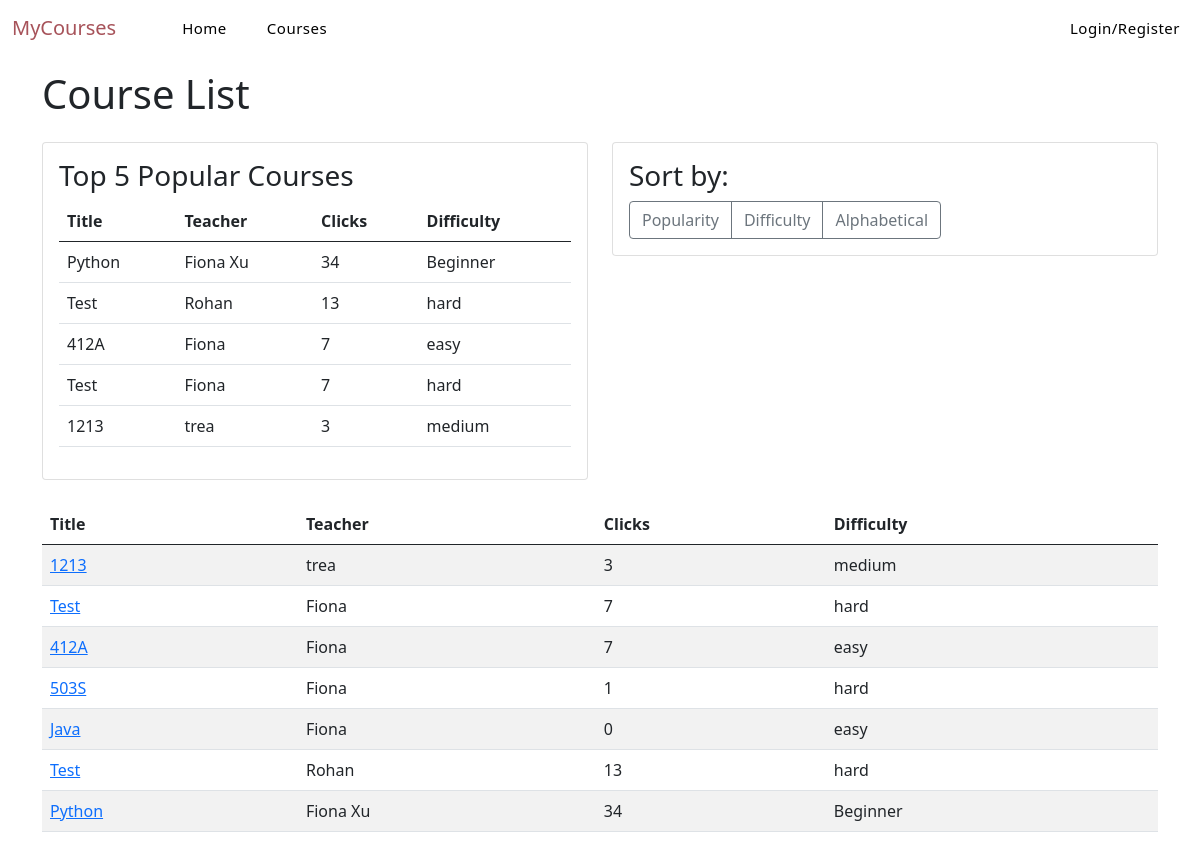
The app's page /course/display/ with its own data.
### course/models.py (models this page shows, shortened)
class Course(models.Model):
    title = models.CharField(max_length=200, verbose_name='title')
    description = models.TextField(verbose_name='description')
    teacher = models.CharField(max_length=50, null=True, blank=True, verbose_name='teacher')
    click = models.IntegerField(default=0, verbose_name='click')
    DIFFICULTY_CHOICES = [
        ('easy', 'Easy'),
        ('medium', 'Medium'),
        ('hard', 'Hard'),
    ]
    difficulty = models.CharField(max_length=10, choices=DIFFICULTY_CHOICES, default='medium',
                                  verbose_name='difficulty')
    comment = models.TextField(verbose_name='comment', default='No comment provided')
    created_at = models.DateTimeField(auto_now_add=True, verbose_name='create_time')
    updated_at = models.DateTimeField(auto_now=True, verbose_name='update_time')

### course/views.py (the view)
# urls.py: path('display/', views.course_list, name='course_list'),
@csrf_exempt
def course_list(request):
    if request.method == 'GET':
        all_courses = Course.objects.all().order_by('-created_at')
        hot_courses = Course.objects.order_by('-click')[:5]
        sort = request.GET.get('sort', '')
        if sort == 'hot':
            all_courses = all_courses.order_by('-click')
        elif sort == 'difficulty':
            all_courses = all_courses.order_by('difficulty')
        elif sort == 'title':
            all_courses = all_courses.order_by('title')
        return render(request, 'course_list.html', {
            'all_courses': all_courses,
            'hot_courses': hot_courses,
            'sort': sort,
        })
    else:
        data = {'status': 'error', 'message': 'Invalid request method'}
        return JsonResponse(data)

### course/templates/course_list.html (shortened to what this page needs)
{% extends 'base.html' %}
{% load static %}
{% block content %}
  <div class="container mt-3" style="margin-top: 70px!important;">
    <h1>Course List</h1>
    <div class="row mt-4">
      <div class="col-md-6">
        <div class="card">
          <div class="card-body">
            <h3 class="card-title">Top 5 Popular Courses</h3>
            <table class="table">
              <thead>
                <tr>
                  <th>Title</th>
                  <th>Teacher</th>
                  <th>Clicks</th>
                  <th>Difficulty</th>
                </tr>
              </thead>
              <tbody>
              {% for course in hot_courses %}
                <tr>
                  <td>{{ course.title }}</td>
                  <td>{{ course.teacher }}</td>
                  <td>{{ course.click }}</td>
                  <td>{{ course.difficulty }}</td>
                </tr>
              {% empty %}
                <tr>
                  <td colspan="4">No popular courses found.</td>
                </tr>
              {% endfor %}
              </tbody>
            </table>
          </div>
        </div>
      </div>
      <div class="col-md-6">
        <div class="card">
          <div class="card-body">
            <h3 class="card-title">Sort by:</h3>
            <div class="btn-group" role="group" aria-label="Sort By">
              <a href="?sort=hot" class="btn btn-outline-secondary {% if sort == 'hot' %}active{% endif %}">Popularity</a>
              <a href="?sort=difficulty" class="btn btn-outline-secondary {% if sort == 'difficulty' %}active{% endif %}">Difficulty</a>
              <a href="?sort=title" class="btn btn-outline-secondary {% if sort == 'title' %}active{% endif %}">Alphabetical</a>
            </div>
          </div>
        </div>
      </div>
    </div>
    <table class="table table-striped mt-4">
      <thead>
        <tr>
          <th>Title</th>
          <th>Teacher</th>
          <th>Clicks</th>
          <th>Difficulty</th>
        </tr>
      </thead>
      <tbody>
      {% for course in all_courses %}
        <tr>
          <td><a href="{% url 'course:course_detail' course.pk %}">{{ course.title }}</a></td>
          <td>{{ course.teacher }}</td>
          <td>{{ course.click }}</td>
          <td>{{ course.difficulty }}</td>
        </tr>
      {% empty %}
        <tr>
          <td colspan="4">No courses found.</td>
        </tr>
      {% endfor %}
      </tbody>
    </table>
  </div>
{% endblock %}

### templates/base.html (shortened to what this page needs)
{% load static %}
<!DOCTYPE html>
<html lang="zh-CN">
<head>
    <link rel="stylesheet" href="{% static 'base.css' %}">
    <link rel="stylesheet" href="{% static 'bootstrap-5.1.1/css/bootstrap.min.css' %}">
    <link rel="stylesheet" href="https://cdn.jsdelivr.net/npm/flatpickr/dist/flatpickr.min.css">
    <link rel="stylesheet" href="https://cdn.jsdelivr.net/npm/bootstrap-icons@1.5.0/font/bootstrap-icons.css">
    <link rel="stylesheet" href="{% static 'bootsnav.css' %}">
</head>
<body>
     <header id="header" class="main-header">
        <div style="max-width: 100%;" class="container">
            <nav id="navmain" class="navbar navbar-expand-lg main-nav">
                <a class="navbar-brand" href="{% url 'home' %}">MyCourses</a>
                <div class="collapse navbar-collapse" id="mainMenu">
                    <ul class="navbar-nav me-auto mb-2 mb-lg-0">
                        <li>
                            <a href="{% url 'home' %}">Home</a>
                        </li>
                        <li>
                            <a href="{% url 'course:course_list' %}">Courses</a>
                        </li>
                    </ul>
                    <ul class="navbar-nav ms-auto mb-2 mb-lg-0">
                        {% if not user.is_authenticated %}
                            <li  class="nav-item"><a class="nav-link" href="{% url 'login' %}?from={{ request.get_full_path }}">Login/Register</a></li>
                        {% else %}
                            <li id="right"><a href="{% url 'course:course_create' %}">Create</a></li>
                            <li id="right"><a href="{% url 'logout' %}?from={{ request.get_full_path }}">Logout</a></li>
                        {% endif %}
                    </ul>
                </div>
            </nav>
        </div>
    </header>
    {% block content %}{% endblock %}
</body>
</html>

### static/base.css (style rules this page uses)
#mainMenu li > a { font-size: 15px; letter-spacing: 0.5px; color: black; font-weight: 400; position: relative; z-index: 1; text-decoration: none; }
#mainMenu li:not(:last-of-type) { margin-right: 40px; margin-left: 50px; }
#mainMenu li > a::before { position: absolute; content: ""; width: calc(100% - 1px); height: 1px; background: #a7535a; bottom: -6px; left: 0; -webkit-transform: scale(0, 1); -ms-transform: scale(0, 1); transform: scale(0, 1); -webkit-transform-origin: right center; -ms-transform-origin: right center; transform-origin: right center; z-index: -1; -webkit-transition: transform 0.5s ease; transition: transform 0.5s ease; }
.main-header { position: fixed; top: 0px; left: 0; z-index: 99; width: 100%; -webkit-transition: all 0.4s ease; transition: all 0.4s ease; background-color: white; }
.navbar-brand { left: 0%; position: relative; color: #a7535a; }

### static/bootsnav.css (style rules this page uses)
body { -webkit-transition: all 0.3s ease-in-out; -moz-transition: all 0.3s ease-in-out; -o-transition: all 0.3s ease-in-out; -ms-transition: all 0.3s ease-in-out; transition: all 0.3s ease-in-out; }

### records on screen
Course: title "Python", teacher "Fiona Xu", click "34", difficulty "Beginner"
Course: title "Test", teacher "Rohan", click "13", difficulty "hard"
Course: title "412A", teacher "Fiona", click "7", difficulty "easy"
Course: title "Test", teacher "Fiona", click "7", difficulty "hard"
Course: title "1213", teacher "trea", click "3", difficulty "medium"
Course: title "503S", teacher "Fiona", click "1", difficulty "hard"
Course: title "Java", teacher "Fiona", click "0", difficulty "easy"
